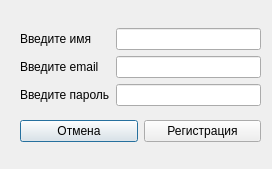
<?xml version="1.0" encoding="UTF-8"?>
<ui version="4.0">
 <class>Dialog</class>
 <widget class="QDialog" name="Dialog">
  <property name="geometry">
   <rect>
    <x>0</x>
    <y>0</y>
    <width>272</width>
    <height>169</height>
   </rect>
  </property>
  <property name="windowTitle">
   <string>Форма регистрации</string>
  </property>
  <widget class="QWidget" name="">
   <property name="geometry">
    <rect>
     <x>20</x>
     <y>20</y>
     <width>241</width>
     <height>131</height>
    </rect>
   </property>
   <layout class="QVBoxLayout" name="verticalLayout_3">
    <item>
     <layout class="QHBoxLayout" name="horizontalLayout">
      <item>
       <layout class="QVBoxLayout" name="verticalLayout">
        <item>
         <widget class="QLabel" name="label">
          <property name="text">
           <string>Введите имя</string>
          </property>
         </widget>
        </item>
        <item>
         <widget class="QLabel" name="label_2">
          <property name="text">
           <string>Введите email</string>
          </property>
         </widget>
        </item>
        <item>
         <widget class="QLabel" name="label_3">
          <property name="text">
           <string>Введите пароль</string>
          </property>
         </widget>
        </item>
       </layout>
      </item>
      <item>
       <layout class="QVBoxLayout" name="verticalLayout_2">
        <item>
         <widget class="QLineEdit" name="lineEditName">
          <property name="clearButtonEnabled">
           <bool>false</bool>
          </property>
         </widget>
        </item>
        <item>
         <widget class="QLineEdit" name="lineEditMail"/>
        </item>
        <item>
         <widget class="QLineEdit" name="lineEditPassword"/>
        </item>
       </layout>
      </item>
     </layout>
    </item>
    <item>
     <layout class="QHBoxLayout" name="horizontalLayout_2">
      <item>
       <widget class="QPushButton" name="cancelButton">
        <property name="text">
         <string>Отмена</string>
        </property>
       </widget>
      </item>
      <item>
       <widget class="QPushButton" name="registerButton">
        <property name="text">
         <string>Регистрация</string>
        </property>
       </widget>
      </item>
     </layout>
    </item>
   </layout>
  </widget>
 </widget>
 <resources/>
 <connections/>
</ui>
